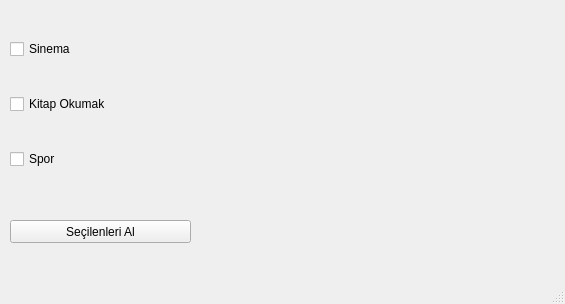
<?xml version="1.0" encoding="UTF-8"?>
<ui version="4.0">
 <class>MainWindow</class>
 <widget class="QMainWindow" name="MainWindow">
  <property name="geometry">
   <rect>
    <x>0</x>
    <y>0</y>
    <width>565</width>
    <height>304</height>
   </rect>
  </property>
  <property name="windowTitle">
   <string>MainWindow</string>
  </property>
  <widget class="QWidget" name="centralwidget">
   <widget class="QPushButton" name="btn_get">
    <property name="geometry">
     <rect>
      <x>10</x>
      <y>220</y>
      <width>181</width>
      <height>23</height>
     </rect>
    </property>
    <property name="text">
     <string>Seçilenleri Al</string>
    </property>
   </widget>
   <widget class="QLabel" name="lbl_result">
    <property name="geometry">
     <rect>
      <x>200</x>
      <y>10</y>
      <width>351</width>
      <height>151</height>
     </rect>
    </property>
    <property name="text">
     <string/>
    </property>
   </widget>
   <widget class="QWidget" name="layoutWidget">
    <property name="geometry">
     <rect>
      <x>10</x>
      <y>10</y>
      <width>181</width>
      <height>191</height>
     </rect>
    </property>
    <layout class="QVBoxLayout" name="verticalLayout">
     <item>
      <widget class="QCheckBox" name="cb_cinema">
       <property name="text">
        <string>Sinema</string>
       </property>
      </widget>
     </item>
     <item>
      <widget class="QCheckBox" name="cb_book">
       <property name="text">
        <string>Kitap Okumak</string>
       </property>
      </widget>
     </item>
     <item>
      <widget class="QCheckBox" name="cb_sport">
       <property name="text">
        <string>Spor</string>
       </property>
      </widget>
     </item>
    </layout>
   </widget>
  </widget>
  <widget class="QMenuBar" name="menubar">
   <property name="geometry">
    <rect>
     <x>0</x>
     <y>0</y>
     <width>565</width>
     <height>21</height>
    </rect>
   </property>
  </widget>
  <widget class="QStatusBar" name="statusbar"/>
 </widget>
 <resources/>
 <connections/>
</ui>
